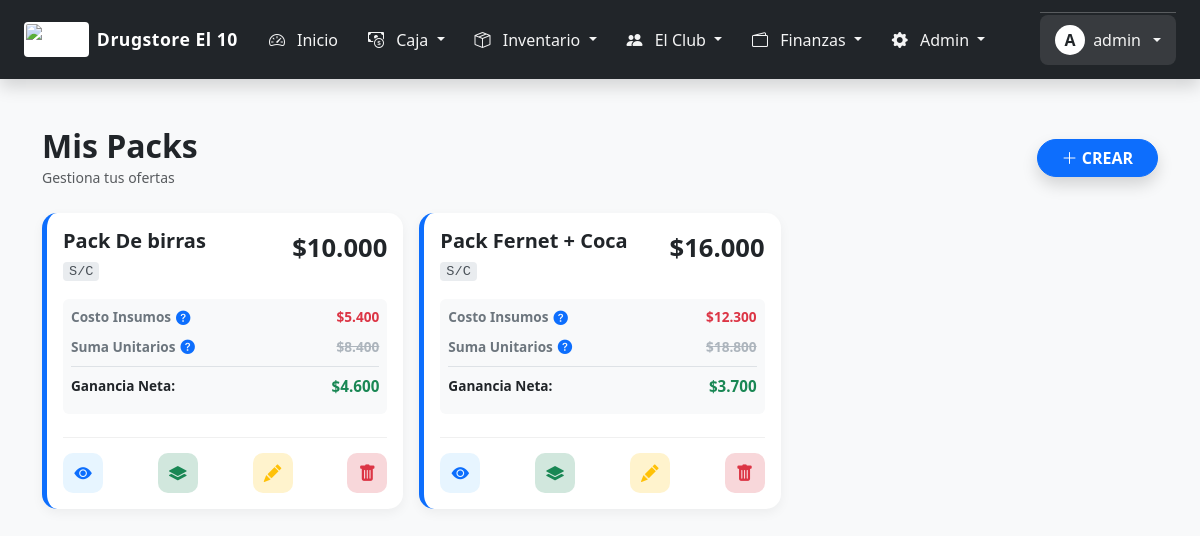
The page /combos.php (signed in) on the database as committed earlier.
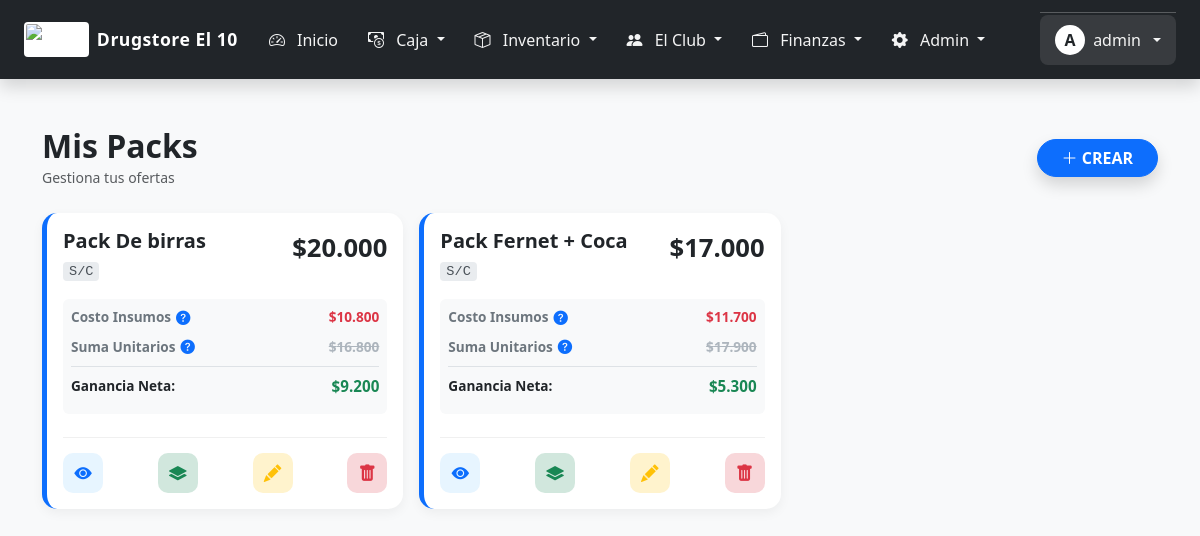
The same page on the database as committed later.
### tables this page shows
CREATE TABLE `combos` (
  `id` int(11) NOT NULL,
  `nombre` varchar(100) DEFAULT NULL,
  `precio` decimal(10,2) DEFAULT NULL,
  `codigo_barras` varchar(50) DEFAULT NULL,
  `activo` tinyint(1) DEFAULT 1
);

### combos.php (the view, shortened to what the changed rows need)
<?php
require_once 'includes/db.php';
$combos = $conexion->query("SELECT * FROM combos WHERE activo=1 ORDER BY id DESC")->fetchAll(PDO::FETCH_ASSOC);
$recetas_data = [];
foreach($combos as $c) {
    $items = $conexion->query("SELECT ci.id, ci.cantidad, p.descripcion, p.precio_costo, p.precio_venta
                               FROM combo_items ci
                               JOIN productos p ON ci.id_producto = p.id
                               WHERE ci.id_combo = ".$c['id'])->fetchAll(PDO::FETCH_ASSOC);
    $costo_total = 0;
    $precio_regular_total = 0;
    foreach($items as $i) {
        $costo_total += ($i['precio_costo'] * $i['cantidad']);
        $precio_regular_total += ($i['precio_venta'] * $i['cantidad']);
    }
    $recetas_data[$c['id']] = [
        'items' => $items,
        'costo' => $costo_total,
        'precio_regular' => $precio_regular_total,
        'ganancia' => $c['precio'] - $costo_total
    ];
}
?>
<!DOCTYPE html>
<html lang="es">
<head>
    <link href="https://cdn.jsdelivr.net/npm/bootstrap@5.3.0/dist/css/bootstrap.min.css" rel="stylesheet">
    <link rel="stylesheet" href="https://cdn.jsdelivr.net/npm/bootstrap-icons@1.10.0/font/bootstrap-icons.css">
    <link href="https://cdn.jsdelivr.net/npm/select2@4.1.0-rc.0/dist/css/select2.min.css" rel="stylesheet" />
    <link rel="stylesheet" href="https://cdn.jsdelivr.net/npm/select2-bootstrap-5-theme@1.3.0/dist/select2-bootstrap-5-theme.min.css" />
</head>
<body>
    <div class="container pt-4">
        <div class="d-flex justify-content-between align-items-center mb-4">
            <div>
                <h2 class="fw-bold m-0 text-dark">Mis Packs</h2>
            </div>
        </div>
        <div class="row g-3">
            <?php foreach($combos as $c):
                $data = $recetas_data[$c['id']] ?? ['items'=>[], 'ganancia'=>0, 'costo'=>0, 'precio_regular'=>0];
            ?>
            <div class="col-12 col-md-6 col-lg-4">
                <div class="card-combo p-3 h-100 d-flex flex-column justify-content-between">
                    <div>
                        <div class="d-flex justify-content-between align-items-start mb-3">
                            <div style="overflow: hidden;">
                                <h5 class="fw-bold mb-1 text-dark text-truncate"><?php echo $c['nombre']; ?></h5>
                                <span class="combo-code"><?php echo $c['codigo_barras'] ?: 'S/C'; ?></span>
                            </div>
                            <div class="text-end">
                                <div class="combo-price">$<?php echo number_format($c['precio'],0,',','.'); ?></div>
                            </div>
                        </div>
                        <div class="bg-light rounded p-2 mb-2">
                            <div class="data-row">
                                <span class="label-data">
                                    Costo Insumos
                                    <i class="bi bi-question-circle-fill btn-help" onclick='explicarCosto(<?php echo $c['id']; ?>, "<?php echo htmlspecialchars($c['nombre']); ?>")'></i>
                                </span>
                                <span class="val-data val-costo">$<?php echo number_format($data['costo'], 0, ',', '.'); ?></span>
                            </div>
                            <div class="data-row">
                                <span class="label-data">
                                    Suma Unitarios
                                    <i class="bi bi-question-circle-fill btn-help" onclick='explicarRegular(<?php echo $c['id']; ?>, "<?php echo htmlspecialchars($c['nombre']); ?>")'></i>
                                </span>
                                <span class="val-data val-regular">$<?php echo number_format($data['precio_regular'], 0, ',', '.'); ?></span>
                            </div>
                            <div class="data-row border-top pt-2 mt-1">
                                <span class="label-data text-dark">Ganancia Neta:</span>
                                <span class="val-data val-ganancia">$<?php echo number_format($data['ganancia'], 0, ',', '.'); ?></span>
                            </div>
                        </div>
                    </div>
                    <div class="action-bar">
                        <button class="btn-icon btn-view" onclick='verDetalle(<?php echo $c['id']; ?>, "<?php echo htmlspecialchars($c['nombre']); ?>")' title="Ver Contenido">
                            <i class="bi bi-eye-fill"></i>
                        </button>
                        <button class="btn-icon btn-build" onclick='armarReceta(<?php echo $c['id']; ?>, "<?php echo htmlspecialchars($c['nombre']); ?>")' title="Agregar Productos">
                            <i class="bi bi-layers-fill"></i>
                        </button>
                        <button class="btn-icon btn-edit" onclick='editarPack(<?php echo $c['id']; ?>, "<?php echo htmlspecialchars($c['nombre']); ?>", "<?php echo $c['precio']; ?>")' title="Editar Nombre/Precio">
                            <i class="bi bi-pencil-fill"></i>
                        </button>
                        <button class="btn-icon btn-del" onclick="borrarPack(<?php echo $c['id']; ?>)" title="Eliminar">
                            <i class="bi bi-trash-fill"></i>
                        </button>
                    </div>
                </div>
            </div>
            <?php endforeach; ?>
        </div>
    </div>
</body>
</html>

Rows that differ between the two databases and show on the page:
changed combos "Pack De birras": precio "10.000" → "20.000"; id "5.400" → "10.800"; id "8.400" → "16.800"; id "4.600" → "9.200"
changed combos "Pack Fernet + Coca": precio "16.000" → "17.000"; id "12.300" → "11.700"; id "18.800" → "17.900"; id "3.700" → "5.300"
